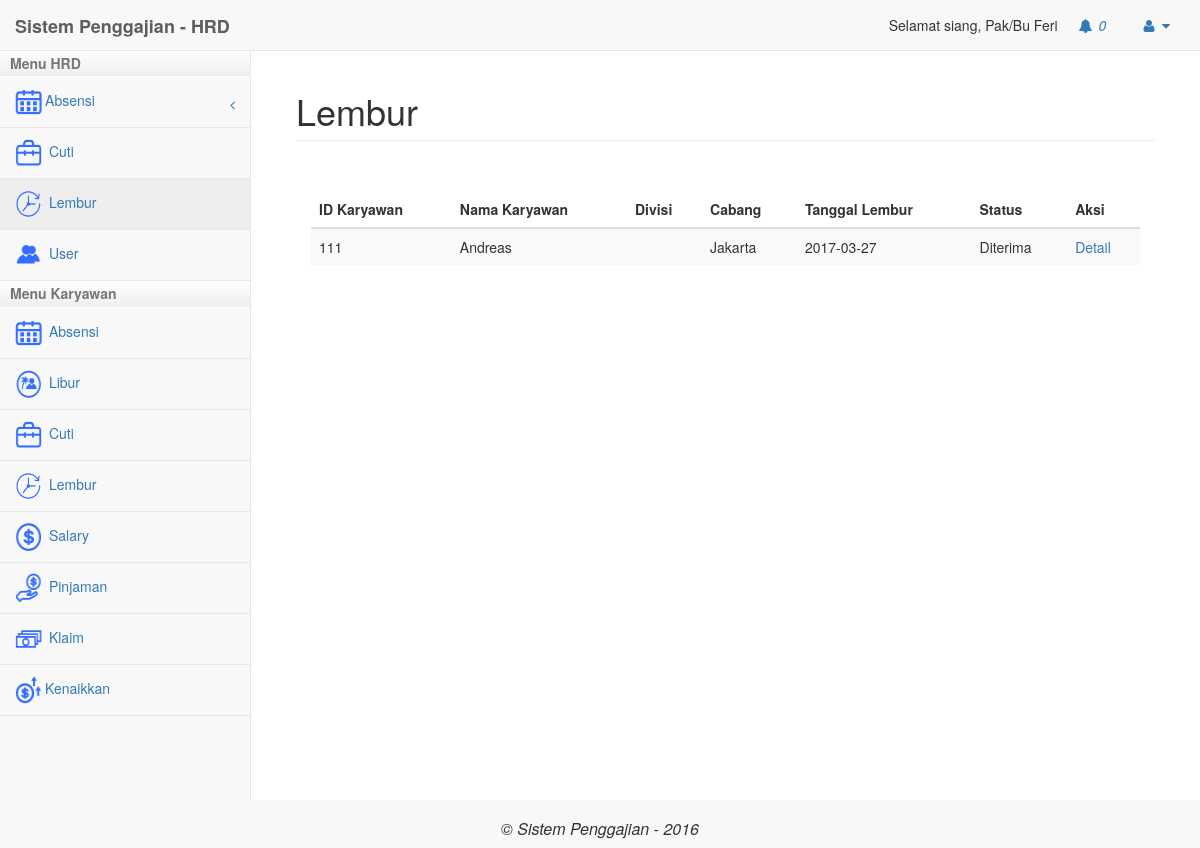
Page /hrd/index.php?modul=lembur (signed in) on the committed database.
### tables this page shows
CREATE TABLE `user` (
  `Id_User` int(11) NOT NULL,
  `Email` varchar(50) NOT NULL,
  `Password` varchar(30) NOT NULL,
  `Tgl_Lahir` date NOT NULL,
  `Nama` text NOT NULL,
  `status` varchar(20) NOT NULL,
  `Tgl_Join` date NOT NULL,
  `Jabatan` varchar(20) NOT NULL,
  `id_divisi` int(11) NOT NULL,
  `no_rekening` varchar(20) NOT NULL,
  `cabang` varchar(50) NOT NULL,
  `Level` int(11) NOT NULL,
  `gaji_pokok` int(11) NOT NULL,
  `tipe` varchar(50) NOT NULL,
  `tanggungan` int(3) NOT NULL
);

CREATE TABLE `lembur` (
  `id` int(11) NOT NULL,
  `id_karyawan` int(11) NOT NULL,
  `id_divisi` int(11) NOT NULL,
  `cabang` varchar(50) NOT NULL,
  `level` int(2) NOT NULL,
  `tanggal` date NOT NULL,
  `periode` varchar(50) NOT NULL,
  `tipe` varchar(20) NOT NULL,
  `uraian` text NOT NULL,
  `status` varchar(20) NOT NULL
);

### hrd/mod_lembur/lembur.php (the view, shortened to what this page needs)
<?php
	if(isset($_GET['act'])){
		$act = $_GET['act'];
	}else{
		$act="";
	}
	$id_karyawan = $_SESSION['id_karyawan'];
	$sql_karyawan = mysqli_query($k,"SELECT * FROM user WHERE Id_User = $id_karyawan");
	$data_karyawan = mysqli_fetch_assoc($sql_karyawan);
require_once("../config/koneksi.php");
	switch($act){
		default:?>
			<div class="panel-body">
				<div class="table-responsive">
					<table class="table table-striped">
						<thead>
						<tr>
							<th>ID Karyawan</th>
							<th>Nama Karyawan</th>
							<th>Divisi</th>
							<th>Cabang</th>
							<th>Tanggal Lembur</th>
							<th>Status</th>
							<th>Aksi</th>
						</tr>
						</thead>
						<tbody>
			<?php
							$query = "SELECT * FROM lembur WHERE cabang = '$data_karyawan[cabang]' order by id";
							$hasil = mysqli_query($k, $query);
							while ($b = mysqli_fetch_assoc($hasil)){
								$query2 = mysqli_query($k,"SELECT * FROM user where Id_User = '".$b['id_karyawan']."'");
								$data_karyawan =  mysqli_fetch_assoc($query2);
							?>
								<tr>
									<td>
										<?php echo $b['id_karyawan']; ?>
									</td>
									<td>
										<?php echo $data_karyawan['Nama'];?>
									</td>
									<td>
									</td>
									<td>
										<?php echo $data_karyawan['cabang'];?>
									</td>
									<td>
										<?php echo $b['tanggal']; ?>
									</td>
									<td>
										<?php echo $b['status']; ?>
									</td>
									<td><a href="?modul=lembur&act=detailLembur&id=<?php echo $b['id']; ?>">Detail</a></td>
								</tr>
						<?php
							}
						?>
							</tbody>
					</table>
				</div>
			</div>
	<?php
	break;
	}
?>

### hrd/index.php (shortened to what this page needs)
<?php
if(isset($_SESSION['login']) && $_SESSION['login'] == true){
	?>
	<?php
	require_once("../config/koneksi.php");
	$sql ="SELECT * FROM user WHERE Id_User=$_SESSION[id_karyawan]";
	$hasil2 = mysqli_query($k, $sql);
	$nama = mysqli_fetch_assoc($hasil2);
?>
<!DOCTYPE html>
<html lang="en">
<head>
    <link href="../libs/bower_components/bootstrap/dist/css/bootstrap.min.css" rel="stylesheet">
    <link href="../libs/bower_components/metisMenu/dist/metisMenu.min.css" rel="stylesheet">
    <link href="../libs/dist/css/sb-admin-2.css" rel="stylesheet">
    <link href="../libs/bower_components/font-awesome/css/font-awesome.min.css" rel="stylesheet" type="text/css">
	<?php
	$id_karyawan = $_SESSION['id_karyawan'];
		$sql_notifikasi1 = mysqli_query($k,"SELECT * FROM notifikasi WHERE level = '4' AND divisi = '2' AND isRead = 'n'");
		$sql_notifikasi2 = mysqli_query($k,"SELECT * FROM notifikasi WHERE id_penerima = '$id_karyawan' AND isRead = 'n'");
?>
</head>
<body>
    <div id="wrapper">
        <nav class="navbar navbar-default navbar-static-top" role="navigation" style="margin-bottom: 0">
            <div class="navbar-header">
                <a class="navbar-brand" href="index.php"><b>Sistem Penggajian - HRD</b></a>
            </div>
            <ul class="nav navbar-top-links navbar-right">
				<?php echo "Selamat siang, Pak/Bu ".$nama['Nama'];?>
                 <li class="dropdown" onclick="notif()">
                    <a class="dropdown-toggle" data-toggle="dropdown" href="#">
                        <i class="fa fa-bell fa-fw"></i>
							<i id="cekNotif"><?php echo mysqli_num_rows($sql_notifikasi1)+mysqli_num_rows($sql_notifikasi2); ?></i>
                    </a>
                </li>
                <li class="dropdown">
                    <a class="dropdown-toggle" data-toggle="dropdown" href="#">
                        <i class="fa fa-user fa-fw"></i>  <i class="fa fa-caret-down"></i>
                    </a>
                </li>
            </ul>
<div class="navbar-default sidebar" role="navigation">
                <div class="sidebar-nav navbar-collapse">
					<div id="accordion">
					<h2>Menu HRD</h2>
						<div class="isi">
						<ul class="nav in" id="side-menu">
							<li>
								<a href="#"><span class="icon-navigasi"><img src="../libs/images/icon-absensi.png" class=""/></span><span class="fa arrow" style="top:11px;position:relative;"></span>Absensi</a>
							</li>
							<li>
								<a href="?modul=cuti"><span class="icon-navigasi"><img src="../libs/images/icon-cuti.png" class=""/></span> Cuti</a>
							</li>
							<li>
								<a href="?modul=lembur"><span class="icon-navigasi"><img src="../libs/images/icon-lembur.png" class=""/></span> Lembur</a>
							</li>
							<li>
								<a href="?modul=user"><span class="icon-navigasi"><img src="../libs/images/icon-user.png" class=""/></span> User</a>
							</li>
						</ul>
						</div>
					<h2>Menu Karyawan</h2>
						<div class="isi">
							<ul class="nav" id="side-menu">
								<li>
									<a href="?modul=karyawanAbsensi"><span class="icon-navigasi"><img src="../libs/images/icon-absensi.png" class=""/></span> Absensi</a>
								</li>
								<li>
									<a href="?modul=karyawanLibur"><span class="icon-navigasi"><img src="../libs/images/icon-libur.png" class=""/></span> Libur</a>
								</li>
								<li>
									<a href="?modul=karyawanCuti"><span class="icon-navigasi"><img src="../libs/images/icon-cuti.png" class=""/></span> Cuti</a>
								</li>
								<li>
									<a href="?modul=karyawanLembur"><span class="icon-navigasi"><img src="../libs/images/icon-lembur.png" class=""/></span> Lembur</a>
								</li>
								<li>
									<a href="?modul=karyawanSalary"><span class="icon-navigasi"><img src="../libs/images/icon-salary.png" class=""/></span> Salary</a>
								</li>
								<li>
									<a href="?modul=karyawanPinjaman"><span class="icon-navigasi"><img src="../libs/images/icon-loan.png" class=""/></span> Pinjaman</a>
								</li>
								<li>
									<a href="?modul=karyawanKlaim"><span class="icon-navigasi"><img src="../libs/images/icon-klaim.png" class=""/></span> Klaim</a>
								</li>
								<li>
									<a href="?modul=karyawanKenaikkan"><span class="icon-navigasi"><img src="../libs/images/icon-kenaikkan.png" class=""/></span>Kenaikkan </a>
								</li>
							</ul>
						</div>
					</div>
                </div>
            </div>
        </nav>
	<?php
	if(isset($_GET['modul'])){
		$modul = $_GET['modul'];
	}else{
		$modul="";
	}
?>
        <div id="page-wrapper">
            <div class="container-fluid">
                <div class="row">
                     <div class="col-lg-12">
                        <h1 class="page-header"><?php
							if($modul != ""){
								if($modul == "kenaikkan"){
									$judul = "Kenaikkan Gaji";
								}elseif($modul == "pinjaman"){
									$judul = "Pinjaman";
								}elseif($modul == "absensi"){
									$judul = "Absensi";
								}elseif($modul == "libur"){
									$judul = "Libur";
								}elseif($modul == "cuti"){
									$judul = "Cuti";
								}elseif($modul == "lembur"){
									$judul = "Lembur";
								}elseif($modul == "salary"){
									$judul = "Salary";
								}elseif($modul == "klaim"){
									$judul = "Klaim";
								}elseif($modul == "user"){
									$judul = "User";
								}elseif($modul == "penilaian"){
									$judul = "Penilaian";
								}elseif($modul == "karyawanPinjaman"){
									$judul = "Pinjaman - Karyawan";
								}elseif($modul == "karyawanKenaikkan"){
									$judul = "Kenaikkan Gaji - Karyawan";
								}elseif($modul == "karyawanKlaim"){
									$judul = "Klaim - Karyawan";
								}elseif($modul == "karyawanCuti"){
									$judul = "Cuti - Karyawan";
								}elseif($modul == "karyawanSalary"){
									$judul = "Salary - Karyawan";
								}elseif($modul == "karyawanLembur"){
									$judul = "Lembur - Karyawan";
								}elseif($modul == "karyawanLibur"){
									$judul = "Libur - Karyawan";
								}elseif($modul == "karyawanAbsensi"){
									$judul = "Absensi - Karyawan";
								}elseif($modul == "uploadAbsensi"){
									$judul = "Upload File Absensi";
								}elseif($modul == "notifikasi"){
									$judul = "Notifikasi";
								}elseif($modul == "profile"){
									$judul = "User Profile";
								}
							}else{
								$judul = "Dashboard";
								$modul = "dashboard";
							}
							echo $judul;
						?></h1>
                    </div>
				</div>
					<div class="row">
						<div class="panel-body">
<?php
switch($modul){
	?>
<?php
	case "lembur" :
		include "mod_lembur/lembur.php";
	break;
}
?>
                       </div>
                    </div>
            </div>
        </div>
			</div>
		<div class="navbar-header" style="width:100%">
            <h1 style="font-size: 16px; text-align: center;"><i>&copy; Sistem Penggajian - 2016</i> </h1>
        </div>
</body>
</html>
<?php
}
else{
	header("Location:../index.php");
}
?>

### hrd/index.php (style rules this page uses)
#accordion h2 { cursor: pointer; font-size: 14px; background: -webkit-linear-gradient(bottom, #eee, #fff) !important; padding: 5px 10px; margin: 0; border-bottom: 1px solid #fff; font-weight:bold; color: #777; }
#accordion h2.aktif { background: -webkit-linear-gradient(bottom, #eee, #fff); }
.icon-navigasi img { width: 30px; height: 30px; padding-right:3px; }

### rows in the picture
user: Nama "Feri"
lembur: id_karyawan "111", user.Nama "Andreas", user.cabang "Jakarta", tanggal "2017-03-27", status "Diterima"

### other values in the picture
mysqli_num_rows($sql_notifikasi1)+mysqli_num_rows($sql_notifikasi2) "0"
$judul "Lembur"
